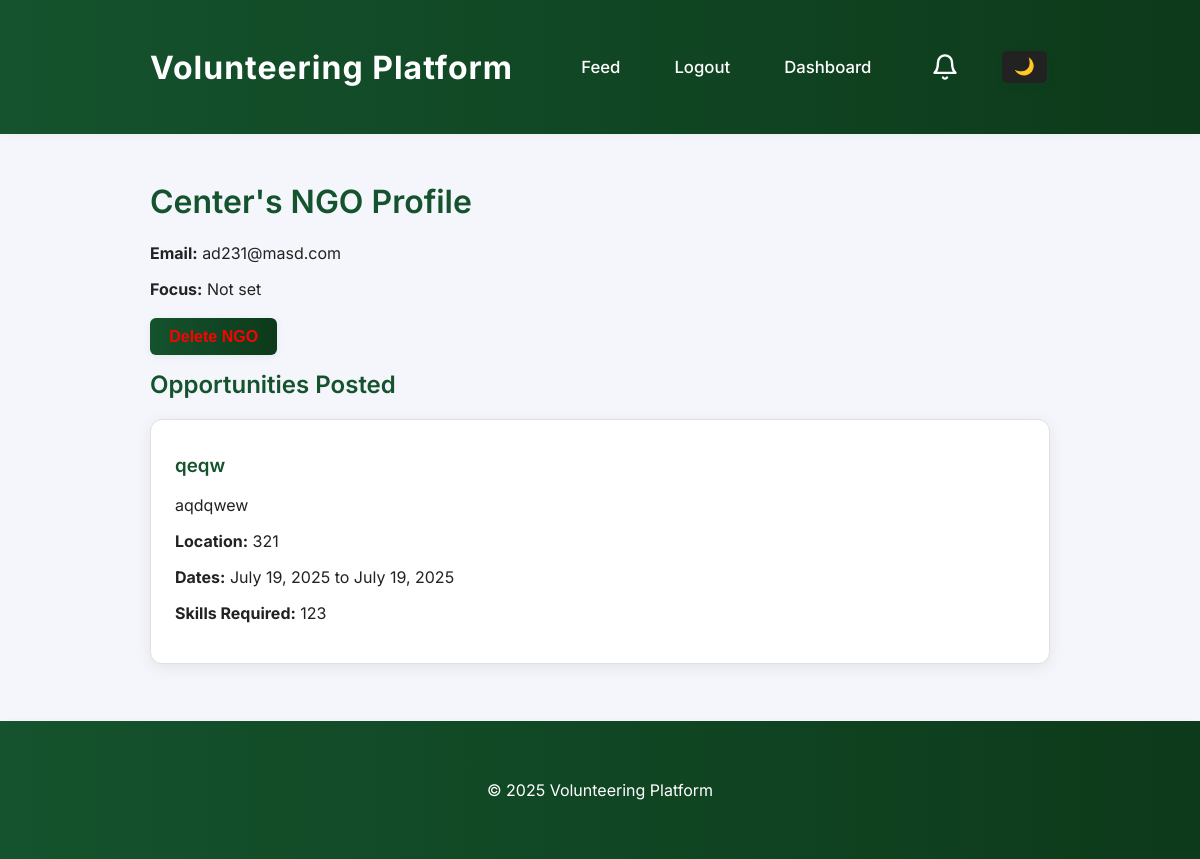
/accounts/ngo_profile/4/ (signed in), run on an earlier commit of the app's database.
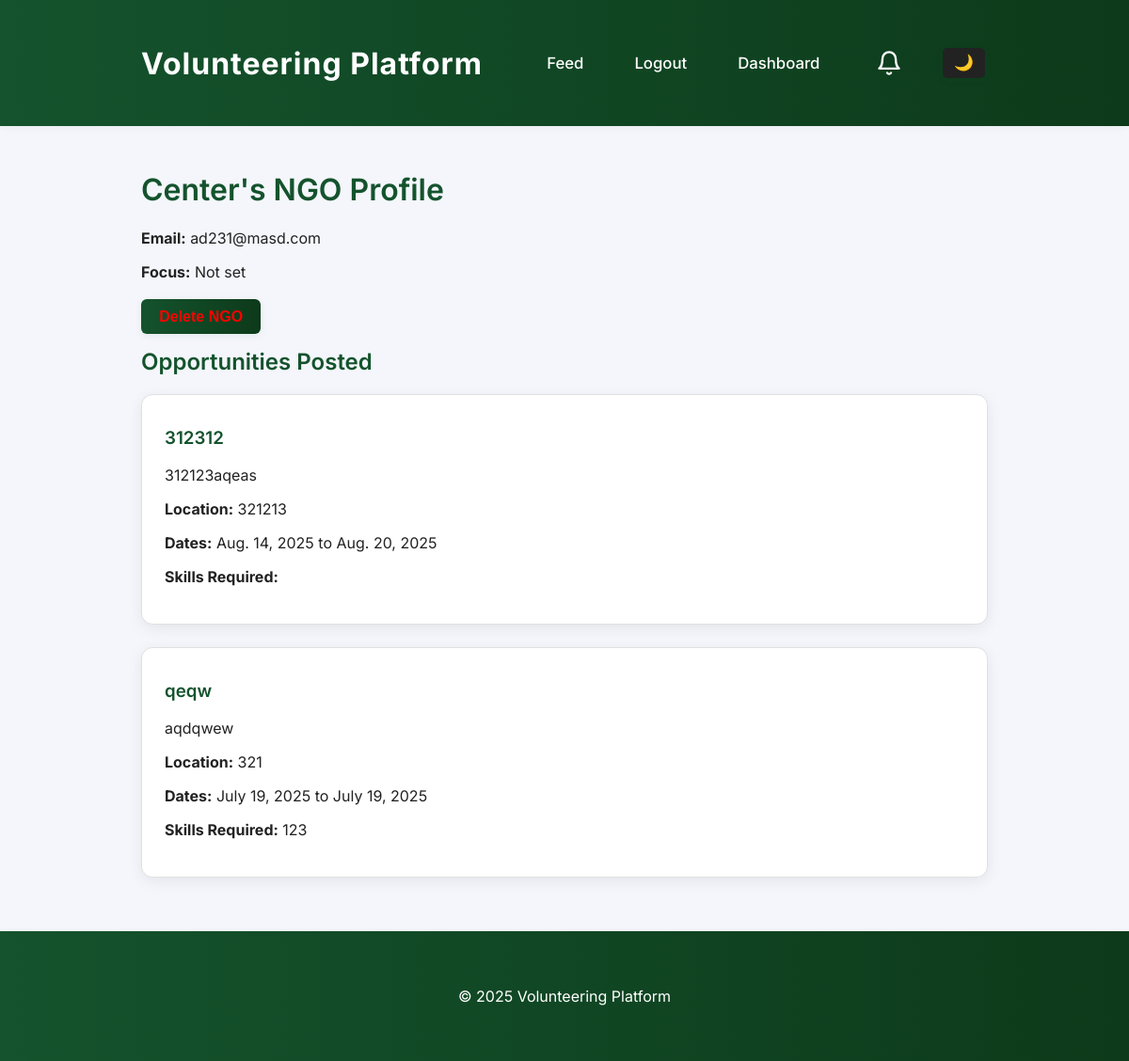
And on a later commit of the database.
### feeds/models.py (models this page shows, shortened)
class Opportunity(models.Model):
    ngo = models.ForeignKey(
        settings.AUTH_USER_MODEL,
        on_delete=models.CASCADE,
        limit_choices_to={"role": "ngo"},
    )
    title = models.CharField(max_length=200)
    description = models.TextField()
    location = models.CharField(max_length=255)
    start_date = models.DateField()
    end_date = models.DateField()
    skills_required = models.CharField(max_length=255, blank=True)
    created_at = models.DateTimeField(auto_now_add=True)

### accounts/views.py (the view)
# urls.py: path("ngo_profile/<int:user_id>/", views.ngo_profile, name="ngo_profile"),
@login_required
def ngo_profile(request, user_id):
    User = get_user_model()
    ngo = get_object_or_404(User, id=user_id, role="ngo")
    if request.method == "POST" and request.user.role == "admin":
        if request.POST.get("delete_user_id") == str(ngo.id):
            ngo.delete()
            return redirect("admin_dashboard")
    opportunities = Opportunity.objects.filter(ngo=ngo).order_by("-created_at")
    return render(request, "accounts/ngo_profile.html", {"ngo": ngo, "opportunities": opportunities})

### accounts/views.py (called while the page is built)
def get_notification_count(request):
    if not request.user.is_authenticated:
        return {'notification_count': 0}
    count = 0
    if hasattr(request.user, 'role'):
        if request.user.role == 'ngo':
            from feeds.models import Application
            count = Application.objects.filter(opportunity__ngo=request.user, status='pending').count()
        elif request.user.role == 'admin':
            from .models import Report
            count = Report.objects.filter(handled=False).count()
    return {'notification_count': count}

### feeds/templatetags/bg_images.py (called while the page is built)
@register.simple_tag
def random_bg_image():
    img_dir = os.path.join(settings.STATIC_ROOT or settings.STATICFILES_DIRS[0], 'img')
    try:
        files = [f for f in os.listdir(img_dir) if f.lower().endswith(('.jpg', '.jpeg', '.png', '.webp', '.gif'))]
    except Exception:
        files = []
    import random
    if files:
        return 'img/' + random.choice(files)
    return ''

### accounts/templates/accounts/ngo_profile.html (shortened to what this page needs)
{% extends "base.html" %}
{% block content %}
  <h1>{{ ngo.username }}'s NGO Profile</h1>
  <p><strong>Email:</strong> {{ ngo.email }}</p>
  <p><strong>Focus:</strong> {{ ngo.skills|default:'Not set' }}</p>
  {% if user.is_authenticated and user.role == 'admin' %}
    <form method="post" style="display:inline;" onsubmit="return confirm('Are you sure you want to delete this NGO?');">
      <button type="submit" class="btn" style="color:red;">Delete NGO</button>
    </form>
  {% endif %}
  <h2>Opportunities Posted</h2>
  {% if opportunities %}
    {% for opp in opportunities %}
      <div class="opportunity-card">
        <h3>{{ opp.title }}</h3>
        <p>{{ opp.description }}</p>
        <p><strong>Location:</strong> {{ opp.location }}</p>
        <p><strong>Dates:</strong> {{ opp.start_date }} to {{ opp.end_date }}</p>
        <p><strong>Skills Required:</strong> {{ opp.skills_required }}</p>
      </div>
    {% endfor %}
  {% else %}
    <p>No opportunities posted yet.</p>
  {% endif %}
{% endblock %}

What changed in the data, as far as the page shows it:
added Opportunity: title "312312", description "312123aqeas", location "321213", start_date "Aug. 14, 2025", end_date "Aug. 20, 2025"
